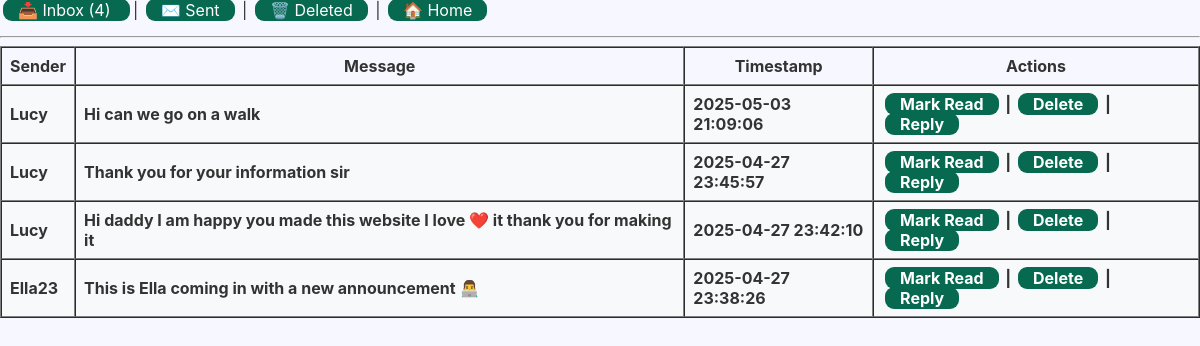
Page /inbox (signed in) on the earlier database version.
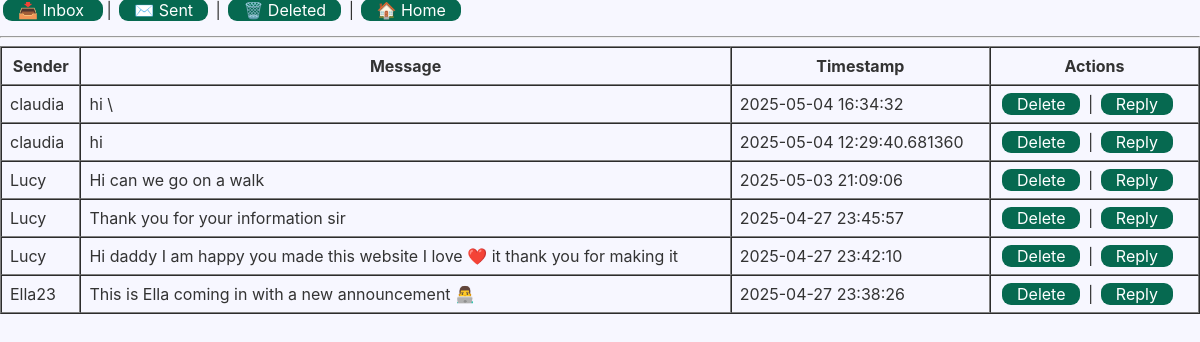
Same page on the later database version.
### tables this page shows
CREATE TABLE messages (
        id INTEGER PRIMARY KEY AUTOINCREMENT,
        sender_id INTEGER,
        recipient_id INTEGER,
        content TEXT,
        timestamp DATETIME DEFAULT CURRENT_TIMESTAMP, read INTEGER DEFAULT 0, deleted INTEGER DEFAULT 0, is_read INTEGER DEFAULT 0,
        FOREIGN KEY(sender_id) REFERENCES users(id),
        FOREIGN KEY(recipient_id) REFERENCES users(id)
    );

### app.py (the view)
@app.route('/inbox')
def inbox():
    user_id = session.get('user_id')
    if not user_id:
        return redirect(url_for('login'))
    conn = sqlite3.connect(DB_FILE)
    conn.row_factory = sqlite3.Row
    c = conn.cursor()
    c.execute("""
        SELECT
        m.id,
        COALESCE(u.username, 'System') AS sender,
        m.content,
        m.timestamp,
        m.is_read
        FROM messages m
        LEFT JOIN users u
        ON m.sender_id = u.id
        WHERE m.recipient_id = ?
        AND m.deleted      = 0
        AND m.message_type = 'mail'
        ORDER BY m.timestamp DESC
    """, (user_id,))
    rows = c.fetchall()              # this is a list of sqlite3.Row
    messages = [dict(r) for r in rows]
    c.execute("""
        SELECT COUNT(*) AS cnt
          FROM messages
         WHERE recipient_id = ?
           AND is_read      = 0
           AND deleted      = 0
           AND message_type = 'mail'
    """, (user_id,))
    unread_count = c.fetchone()['cnt']
    conn.close()
    print(f"DEBUG inbox: {len(messages)} messages →", messages)
    return render_template(
        'inbox.html',
        messages=messages,
        unread_count=unread_count
    )

### templates/inbox.html (shortened to what this page needs)
{% extends 'base.html' %}
{% block body %}
  <nav class="message-tabs" style="margin-bottom:1em;">
    <a href="{{ url_for('inbox') }}">
      📥 Inbox{% if unread_count > 0 %} ({{ unread_count }}){% endif %}
    </a> |
    <a href="{{ url_for('sent_messages') }}">✉️ Sent</a> |
    <a href="{{ url_for('deleted_messages') }}">🗑️ Deleted</a> |
    <a href="{{ url_for('home') }}">🏠 Home</a>
  </nav>
  <hr>
  <table border="1" cellpadding="8" cellspacing="0" width="100%">
    <thead>
      <tr>
        <th>Sender</th>
        <th>Message</th>
        <th>Timestamp</th>
        <th>Actions</th>
      </tr>
    </thead>
    <tbody>
      {% for m in messages %}
        <tr class="{% if not m['is_read'] %}unread{% endif %}">
          <td>{{ m['sender'] }}</td>
          <td>{{ m['content']|safe }}</td>
          <td>{{ m['timestamp'] }}</td>
          <td>
            {% if not m['is_read'] %}
              <a href="{{ url_for('mark_as_read', message_id=m['id']) }}">Mark Read</a> |
            {% endif %}
            <a href="{{ url_for('delete_message', message_id=m['id']) }}">Delete</a> |
            <a href="{{ url_for('respond_to_message', message_id=m['id']) }}">Reply</a>
          </td>
        </tr>
      {% else %}
        <tr>
          <td colspan="4" style="text-align:center;">No messages in your inbox.</td>
        </tr>
      {% endfor %}
    </tbody>
  </table>
{% endblock %}

### templates/base.html (shortened to what this page needs)
<!DOCTYPE html>
<html lang="en">
<head>
  <link rel="stylesheet" href="{{ url_for('static', filename='style.css') }}">
</head>
<body>
  {% block body %}{% endblock %}
</body>
</html>

### static/style.css (style rules this page uses)
body { font-family: 'Quicksand', -apple-system, BlinkMacSystemFont, 'Segoe UI', Roboto, 'Helvetica Neue', sans-serif; background-color: #f7f7ff; color: #333; margin: 0; padding: 0; }
a, button { background-color: #066950; color: white; border: none; padding: 1px 15px; margin: 3px; border-radius: 9px; text-decoration: none; font-size: 1em; }

Differences in the rows shown:
added messages: sender "claudia", content "hi \\", timestamp "2025-05-04 16:34:32"
added messages: sender "claudia", content "hi", timestamp "2025-05-04 12:29:40.681360"
changed messages "Hi can we go on a walk": no longer shows "Mark Read |"
changed messages "Thank you for your information sir": no longer shows "Mark Read |"
changed messages "Hi daddy I am happy you made this website I love ❤️ it thank you for making it": no longer shows "Mark Read |"
changed messages "This is Ella coming in with a new announcement 👨‍💻": no longer shows "Mark Read |"
Other differences:
{{ unread_count }}: "4" → (not shown)
